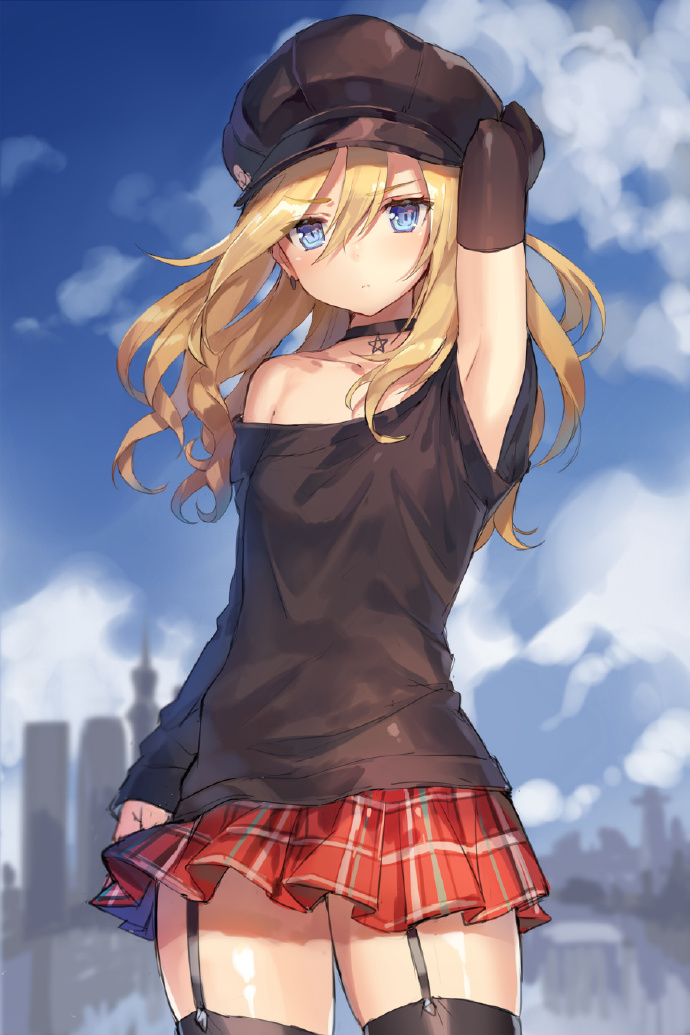
//> input picture demo/api/opencv/demo.jpg, 690 x 1035 px
$ ./transform_discrete_fourier   (built with g++ and OpenCV 4)
//> lines starting //> are read from the running program, lines starting //| are printed output that depends on the picture
#include "opencv2/core/core.hpp"
#include "opencv2/imgproc/imgproc.hpp"
#include "opencv2/highgui/highgui.hpp"
#include <iostream>

using namespace cv;
using namespace std;

static void help(char* progName){
    cout<<  "This program demonstrated the use of the discrete Fourier transform (DFT). " << endl
        <<  "The dft of an image is taken and it's power spectrum is displayed."          << endl
        <<  "Usage:"                                                                      << endl
        << progName << " [image_name -- default demo.jpg] "                       << endl << endl;
}

int main(int argc, char ** argv){
    help(argv[0]);

    const char* filename = argc >=2 ? argv[1] : "demo.jpg";

    Mat I = imread(filename, CV_LOAD_IMAGE_GRAYSCALE);
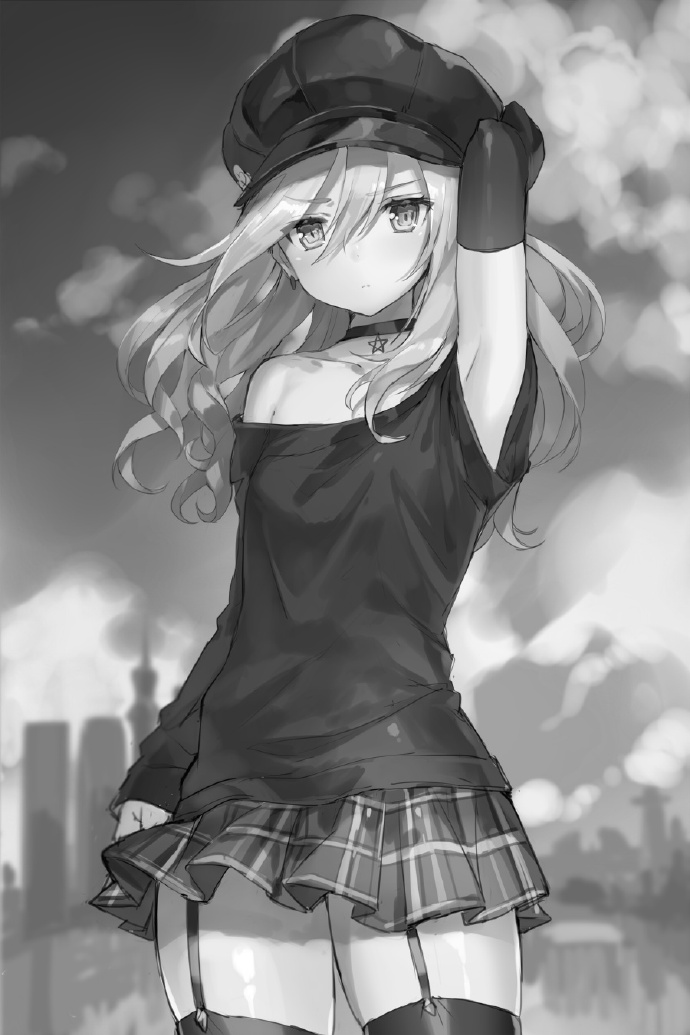
//> I: 1035 rows x 690 cols, CV_8UC1; min 0, max 255, mean 132.7
    if(I.empty())
        return -1;

    Mat padded;                            //expand input image to optimal size
    int m = getOptimalDFTSize(I.rows );
//> m = 1080
    int n = getOptimalDFTSize(I.cols ); // on the border add zero values
//> n = 720
    copyMakeBorder(I, padded, 0, m - I.rows, 0, n - I.cols, BORDER_CONSTANT, Scalar::all(0));
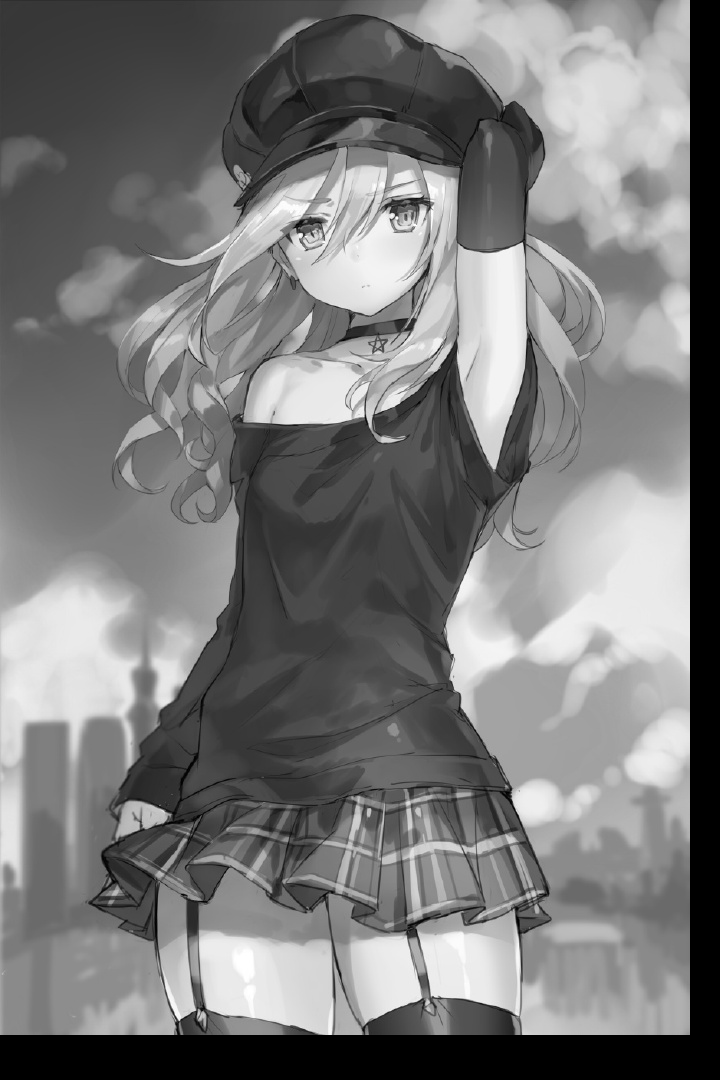
//> padded: 1080 rows x 720 cols, CV_8UC1; min 0, max 255, mean 121.8

    Mat planes[] = {Mat_<float>(padded), Mat::zeros(padded.size(), CV_32F)};
//> planes[1]: 1080 rows x 720 cols, CV_32FC1; every value is 0
    Mat complexI;
    merge(planes, 2, complexI);         // Add to the expanded another plane with zeros

    dft(complexI, complexI);            // this way the result may fit in the source matrix

    // compute the magnitude and switch to logarithmic scale
    // => log(1 + sqrt(Re(DFT(I))^2 + Im(DFT(I))^2))
    split(complexI, planes);                   // planes[0] = Re(DFT(I), planes[1] = Im(DFT(I))
    magnitude(planes[0], planes[1], planes[0]);// planes[0] = magnitude
    Mat magI = planes[0];

    magI += Scalar::all(1);                    // switch to logarithmic scale
    log(magI, magI);

    // crop the spectrum, if it has an odd number of rows or columns
    magI = magI(Rect(0, 0, magI.cols & -2, magI.rows & -2));

    // rearrange the quadrants of Fourier image  so that the origin is at the image center
    int cx = magI.cols/2;
//> cx = 360
    int cy = magI.rows/2;
//> cy = 540

    Mat q0(magI, Rect(0, 0, cx, cy));   // Top-Left - Create a ROI per quadrant
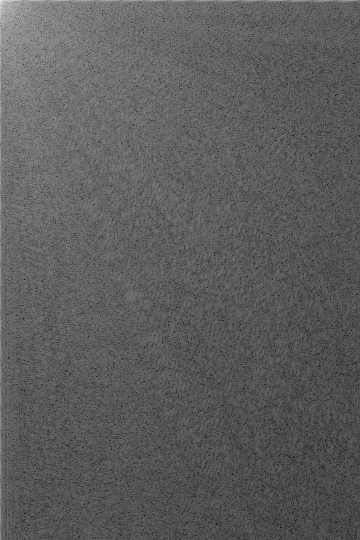
//> q0: 540 rows x 360 cols, CV_32FC1; min 2.63, max 18.37, mean 8.38; drawn with min black and max white
    Mat q1(magI, Rect(cx, 0, cx, cy));  // Top-Right
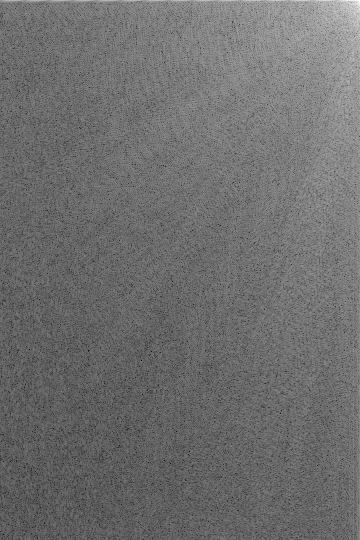
//> q1: 540 rows x 360 cols, CV_32FC1; min 2.28, max 16.03, mean 8.25; drawn with min black and max white
    Mat q2(magI, Rect(0, cy, cx, cy));  // Bottom-Left
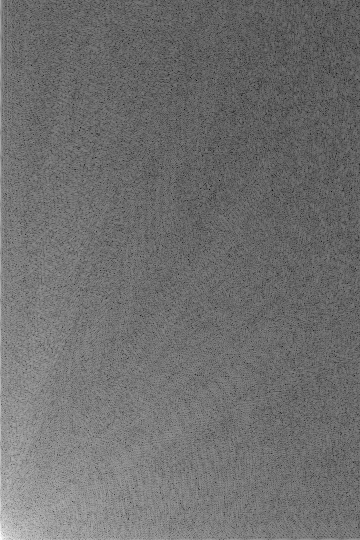
//> q2: 540 rows x 360 cols, CV_32FC1; min 2.28, max 15.96, mean 8.25; drawn with min black and max white
    Mat q3(magI, Rect(cx, cy, cx, cy)); // Bottom-Right
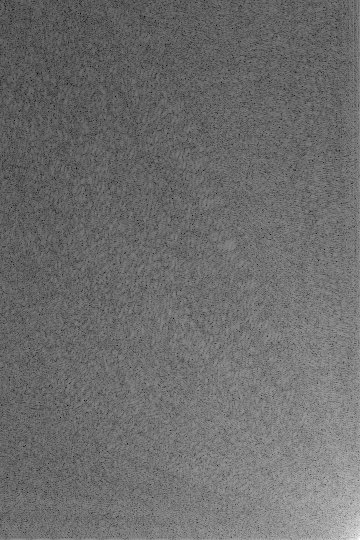
//> q3: 540 rows x 360 cols, CV_32FC1; min 2.63, max 16.01, mean 8.36; drawn with min black and max white

    Mat tmp;                           // swap quadrants (Top-Left with Bottom-Right)
    q0.copyTo(tmp);
    q3.copyTo(q0);
    tmp.copyTo(q3);

    q1.copyTo(tmp);                    // swap quadrant (Top-Right with Bottom-Left)
    q2.copyTo(q1);
    tmp.copyTo(q2);
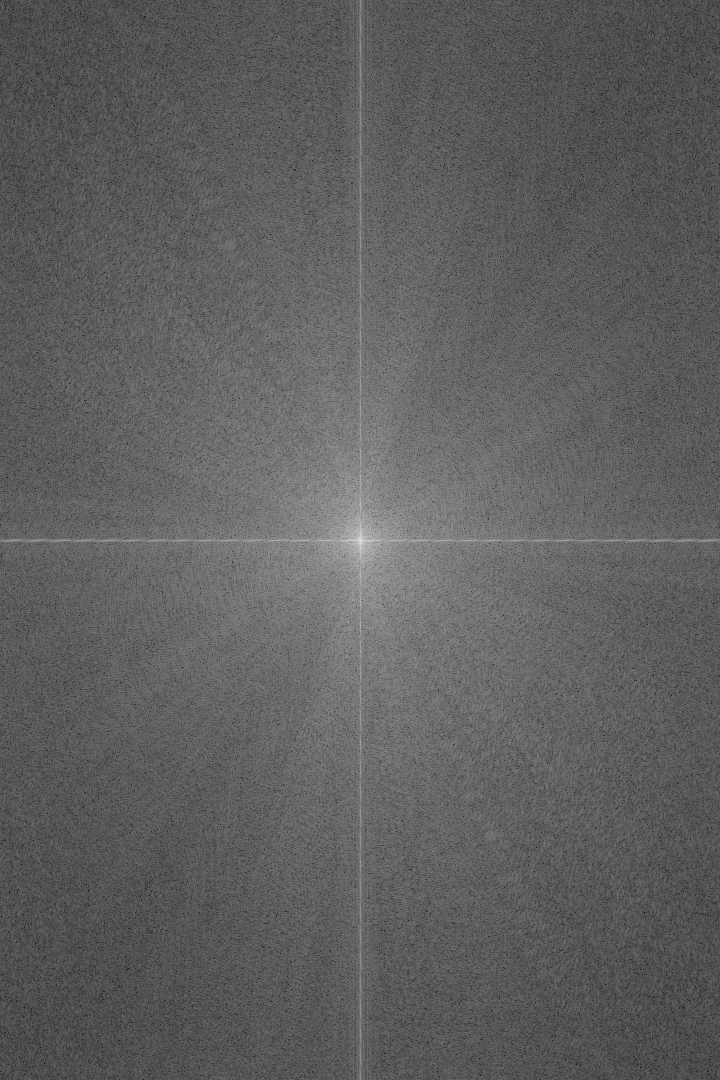
//> magI: 1080 rows x 720 cols, CV_32FC1; min 2.28, max 18.37, mean 8.31; drawn with min black and max white

    normalize(magI, magI, 0, 1, CV_MINMAX); // Transform the matrix with float values into a

    imwrite("input.jpg", I);    // Show the result
    imwrite("spectrum.jpg", magI);

    return 0;
}
